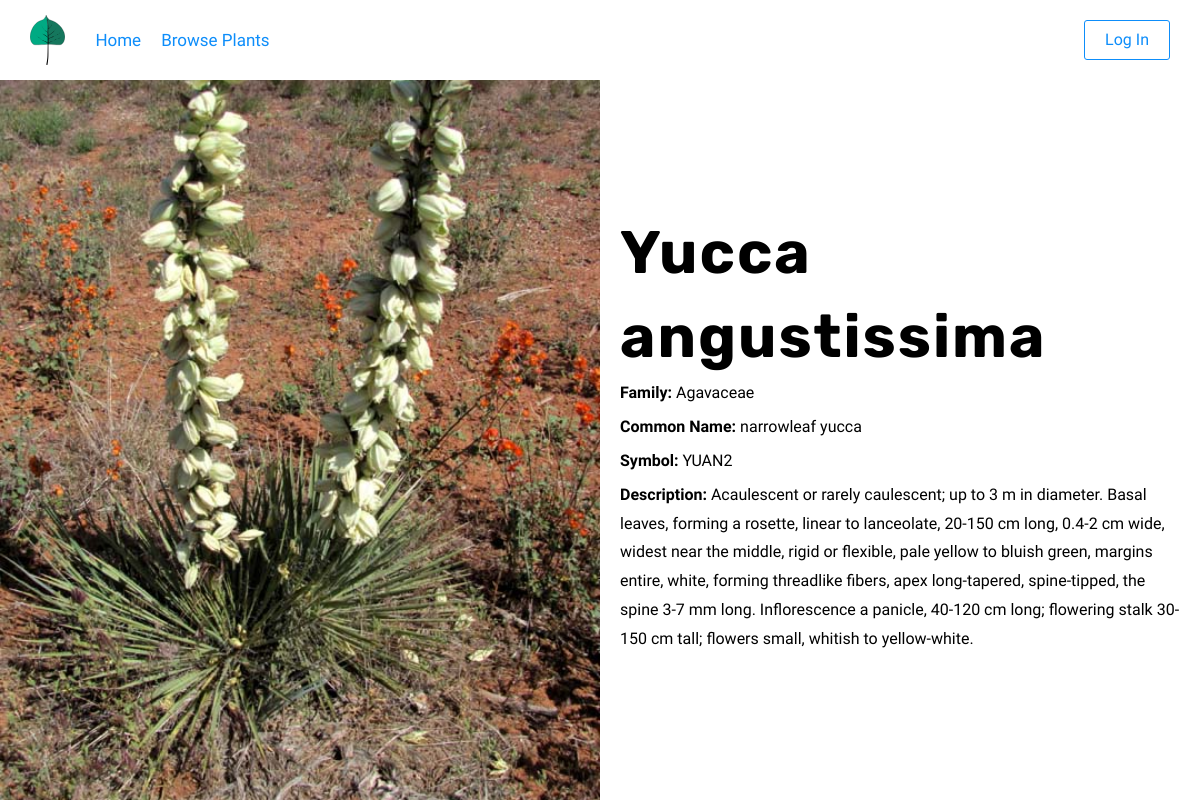
The page /plants/22/ on the database its author committed.
### plants/models.py (models this page shows, shortened)
class plant_basics(models.Model):
    genus = models.CharField(max_length = 500)
    species = models.CharField(max_length = 500)
    symbol = models.CharField(max_length = 6, null = True)
    common_name = models.CharField(max_length = 100, null = True)
    description = models.TextField(null = True)
    image = models.ImageField(upload_to='images/', blank = True, null = True)
    family = models.ForeignKey(Family, on_delete = models.PROTECT, null = True)

class Family(models.Model):
    family = models.CharField(max_length = 100)
    family_description = models.TextField(null = True)
    def __str__(self):
        family_name = "%s" %str(self.family)
        return(family_name)

### plants/views.py (the view)
# urls.py: path('<int:pk>/', views.PlantDetailView.as_view(), name = 'detail'),
class PlantDetailView(generic.DetailView):
    model = plant_basics
    template_name = 'plants/detail.html'

### plants/templates/plants/detail.html (shortened to what this page needs)
{% extends 'base.html'%}
{% block content%}
<section class="species_detail_wrapper">
  {% if object.image %}
  <div class="species_detail_text_wrapper">
  {% endif %}
  <div class="species_detail_text">
    <h1>{{ object.genus }} {{object.species}}</h1>
    <ul>
        <li><span class="bold">Family:</span> {{object.family}}</li>
        <li><span class="bold">Common Name:</span> {{object.common_name}}</li>
        <li><span class="bold">Symbol:</span> {{object.symbol}}</li>
        <li><span class="bold">Description:</span> {{object.description}}</li>
    </ul>
  </div>
  {% if object.image %}
  </div>
  {% endif %}
  {% if object.image %}
  <div class="species_detail_image">
      <img src="{{object.image.url}}" alt="Image of {{object.genus}} {{object.species}}">
  </div>
  {% endif %}
</section>
{% endblock %}

### templates/base.html (shortened to what this page needs)
{% load static %}
<!DOCTYPE html>
<html lang="en" dir="ltr">
<head>
<link rel="stylesheet" href="{% static 'css/main.css' %}" type="text/css" />
</head>
<body>
<div class="wrapper">
  <header class="site-header">
    <img src="{% static 'svg/TRFO_Plant_Logo.svg'%}" class = "logo" alt="Logo">
    <nav class="header-nav">
      <ul>
        <li><a href="{% url 'home' %}">Home</a></li>
        <li><a href="{% url 'plants:index' %}">Browse Plants</a></li>
      </ul>
    </nav>
    <div class="header-user-info">
      {% if user.is_authenticated %}
        <a href="{% url 'logout' %}" class="button header-login">Log Out</a>
      {% else %}
        <a href="{% url 'login' %}" class="button header-login">Log In</a>
      {% endif %}
    </div>
  </header>
  <div class="content">
    {% block content %}
    {% endblock %}
  </div>
</div>
</body>
</html>

### static/css/main.css (style rules this page uses)
a,abbr,address,article,aside,audio,blockquote,body,canvas,caption,cite,code,dd,del,details,dfn,div,dl,dt,em,fieldset,figcaption,figure,footer,form,h1,h2,h3,h4,h5,h6,header,hgroup,html,iframe,img,ins,label,legend,li,main,mark,nav,ol,p,pre,q,section,small,span,strike,strong,sub,summary,sup,table,tbody,td,tfoot,th,thead,time,tr,ul,video { margin:0;padding:0;border:0 }
html { font-size:62.5% }
* { font-family:inherit;font-size:inherit;line-height:inherit }
a,a:visited { color:inherit }
article,aside,footer,header,main,nav,section { display:block }
* { box-sizing:border-box }
:after,:before { box-sizing:inherit }
ol,ul { list-style:none }
img,video { max-width:100% }
img { border-style:none }
body { font-family:PT Sans,sans-serif;font-size:1.6rem;line-height:1.8 }
h1,h2,h3,h4 { font-family:Rubik,sans-serif;font-weight:900 }
a,p { font-weight:400 }
a { text-decoration:none }
a,a:visited { color:#0d8dfa }
h1,li a:hover,p a:hover { font-weight:700 }
h1 { font-size:6rem;line-height:1.4;letter-spacing:.2rem }
.bold { font-weight:700 }
.site-header { display:flex;padding:1.5rem 3rem;width:100%;position:relative;z-index:3;background:#fff }
.site-header .logo { height:50px;width:auto;margin-right:20px }
.site-header .header-nav,.site-header .header-nav ul { display:flex;justify-content:center;align-items:center }
.site-header .header-nav ul { flex-direction:row }
.site-header .header-nav ul li { padding:0 1rem }
.site-header .header-nav ul a { font-size:1.7rem }
.site-header .header-user-info { align-self:center;margin-left:auto;display:flex }
.site-header .header-login { margin-left:1rem }
.button,button,input[type=submit] { border:1px solid #0d8dfa;padding:.5rem 2rem;border-radius:3px;background:none;color:#0d8dfa }
.species_detail_wrapper { display:flex;flex-direction:row-reverse;justify-content:space-between;width:100%;position:relative }
.species_detail_wrapper .species_detail_image { width:50%;margin-left:0 }
.species_detail_text { padding:20px;max-height:calc(100vh - 80px);overflow:scroll;margin:0 auto }
.species_detail_text li { margin-bottom:5px }
.species_detail_image { height:calc(100vh - 80px) }
.species_detail_image img { height:100%;width:100%;display:block;-o-object-fit:cover;object-fit:cover }
.species_detail_text_wrapper { display:flex;align-items:center;width:50% }
.content { min-height:calc(100vh - 82px) }
.content a,.content form,.content h1,.content h2,.content h3,.content h4,.content li,.content ol,.content p,.content ul { max-width:800px;width:100%;margin-left:auto;margin-right:auto }
.wrapper { min-height:100vh }

### rows shown on the page
plant_basics: genus "Yucca", species "angustissima", family "Agavaceae", common_name "narrowleaf yucca", symbol "YUAN2", description "Acaulescent or rarely caulescent; up to 3 m in diameter. Basal leaves, forming a rosette, linear to lanceolate, 20-150 cm long, 0.4-2 cm wide, widest near the middle, rigid or flexible, pale yellow to bluish green, margins entire, white, forming threadlike fibers, apex long-tapered, spine-tipped, the spine 3-7 mm long. Inflorescence a panicle, 40-120 cm long; flowering stalk 30-150 cm tall; flowers small, whitish to yellow-white."
